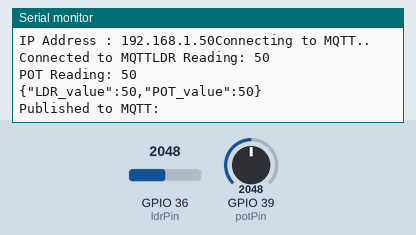
This sketch was run on a simulated ESP32. Parts: the last lines printed to the serial monitor. Inputs (shaded band) come from the test bench; at power-on: GPIO 36 (ldrPin) = 2048, GPIO 39 (potPin) = 2048. WiFi joins after 1.5 s; servers stay silent unless stated; no MQTT or app messages arrive unless stated.

Above: at 3.2 s.
3.3 s: GPIO 36 (ldrPin) set to 2866
At 7.6 s:
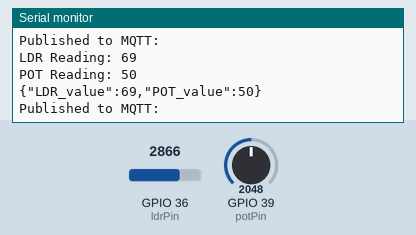
13.5 s: GPIO 39 (potPin) set to 2866
At 17.8 s:
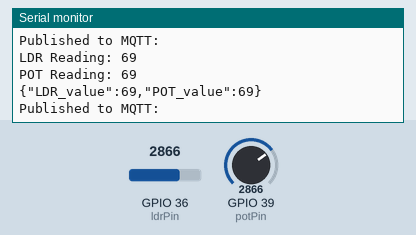
19.1 s: GPIO 36 (ldrPin) set to 3603
At 22.9 s:
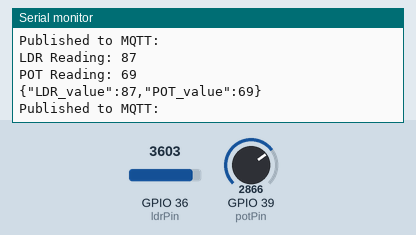
24.7 s: GPIO 39 (potPin) set to 3603
At 28.0 s:
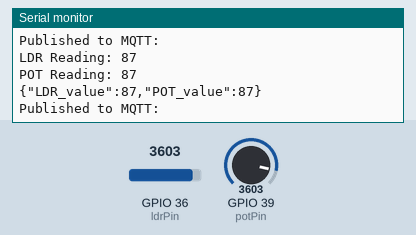
Timing chart, 0 to 29.5 s (numbered marks = the images above; inputs shaded):
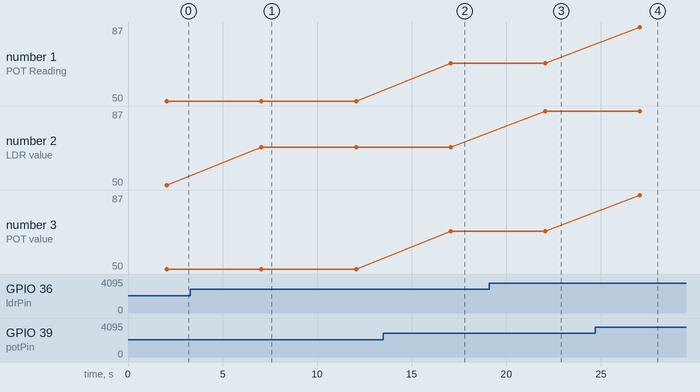

The sketch:

Part1Publisher.ino
```cpp
#include <WiFi.h>
#include <PubSubClient.h>
#include <Arduino.h>
#include <cstring>
#include <ArduinoJson.h>

char out[128];
const int potPin = A3;
const int ldrPin = A0;

const char* ssid = "OnePlus 7T";
const char* password = "qwertasdf";
// const char* ssid = "Galaxy Tab S7 FE0DBD";
// const char* password = "dulangithmi";

const char* mqttServer = "broker.mqtt.cool";
const int mqttPort = 1883;

const char* mqttTopic = "P1T1";
const char* subscribeTopic = "P1T1"; //For Subscription

WiFiClient espClient;
PubSubClient client(espClient);

void setup() {
  // put your setup code here, to run once:
  Serial.begin(115200);
  pinMode(potPin,INPUT);
  pinMode(ldrPin,INPUT);
  WiFi.begin(ssid, password);  //Initialize WiFi Object

  Serial.print("Connecting to ");
  Serial.println(ssid);

  while (WiFi.status() != WL_CONNECTED) {
    delay(1000);
    Serial.print(".");
  }

  Serial.println("Connected to WiFi");
  Serial.print("IP Address : ");
  Serial.print(WiFi.localIP());

  client.setServer(mqttServer, mqttPort);
  // client.setCallback(callback); // For Subscription

  while (!client.connected()) {
    Serial.println("Connecting to MQTT..");
    if (client.connect("ESP8266ClientDulan")) {
      Serial.print("Connected to MQTT");
      // client.subscribe(subscribeTopic); // For Subscription
    } else {
      Serial.println("MQTT Failed to connect");
      delay(2000);
    }
  }
}

String potRange (int value){
  if (value>=70){
    return "High";
  }
  else if (value < 70 && value >= 30 ){
    return "Medium";
  }
  else {
    return("Low");
  }
}

String ldrRange (int value){
  if (value>=20){
    return "High";
  }
  else if (value < 20 && value >= 5 ){
    return "Medium";
  }
  else {
    return("Low");
  }
}

void loop() {
  client.loop(); // For Subscription
  // put your main code here, to run repeatedly:
  int potValue = analogRead(potPin);
  int mappedPot = map(potValue, 0, 4096, 0, 100);
  //Serial.print("Pot Value : ");
  //Serial.println(mappedPot);

  int ldrValue = analogRead(ldrPin);
  int mappedldr = map(ldrValue, 0, 4096, 0, 100);
  Serial.print("LDR Reading: ");
  Serial.println(mappedldr);
  Serial.print("POT Reading: ");
  Serial.println(mappedPot);

  //Converte the Integer Value to a String
  // char valueStr[5];
  // snprintf(valueStr, sizeof(valueStr), "%d", mappedPot);

  // Create a JSON string
  // String jsonPayload = "{\"ldr\": " + String(ldrValue) + ", \"pot\": " + String(potValue) + "}";

  // Json::Value sendMsg;
  // sendMsg["LDR_reading"] = ldrValue;
  // sendMsg["POt_reading"] = potValue;

  // Json::StreamWriterBuilder writer;
  // std::string jsonPayload = Json::writeString(writer, sendMsg);

  DynamicJsonDocument doc(1024);

  // doc["LDR_value"] = ldrRange(mappedldr);
  // doc["POT_value"] = potRange(mappedPot);
  doc["LDR_value"] = mappedldr;
  doc["POT_value"] = mappedPot;

  String jasonString;
  serializeJson(doc, jasonString);
  Serial.println(jasonString);
// This prints:
// {"sensor":"gps","time":1351824120,"data":[48.756080,2.302038]}

  if (client.connected()) {
    //client.publish(mqttTopic, jsonPayload.c_str());
    client.publish(mqttTopic, jasonString.c_str());
    Serial.println("Published to MQTT: "+ String(out));
    //delay(2000);
    //Serial.println("Published to MQTT: " + String(valueStr));
  }

  delay(5000);
}

// For Subscription
void callback(char* topic, byte* payload, unsigned int length) {
  Serial.print("Message received on topic: ");
  Serial.println(topic);

  char payloadStr[length + 1];
  memcpy(payloadStr, payload, length);
  payloadStr[length] = '\0';

  Serial.print("Payload: ");
  Serial.println(payloadStr);
}
```

Measured:
- after the input at 3.3 s, the serial monitor: prints a new line after 3.8 s (image 1)
- after the input at 13.5 s, the serial monitor: prints a new line after 3.6 s (image 2)
- after the input at 19.1 s, the serial monitor: prints a new line after 3.0 s (image 3)
- after the input at 24.7 s, the serial monitor: prints a new line after 2.4 s (image 4)
- plotted number 2: 50 → 69 after the input at 3.3 s, 69 → 87 after the input at 19.1 s
